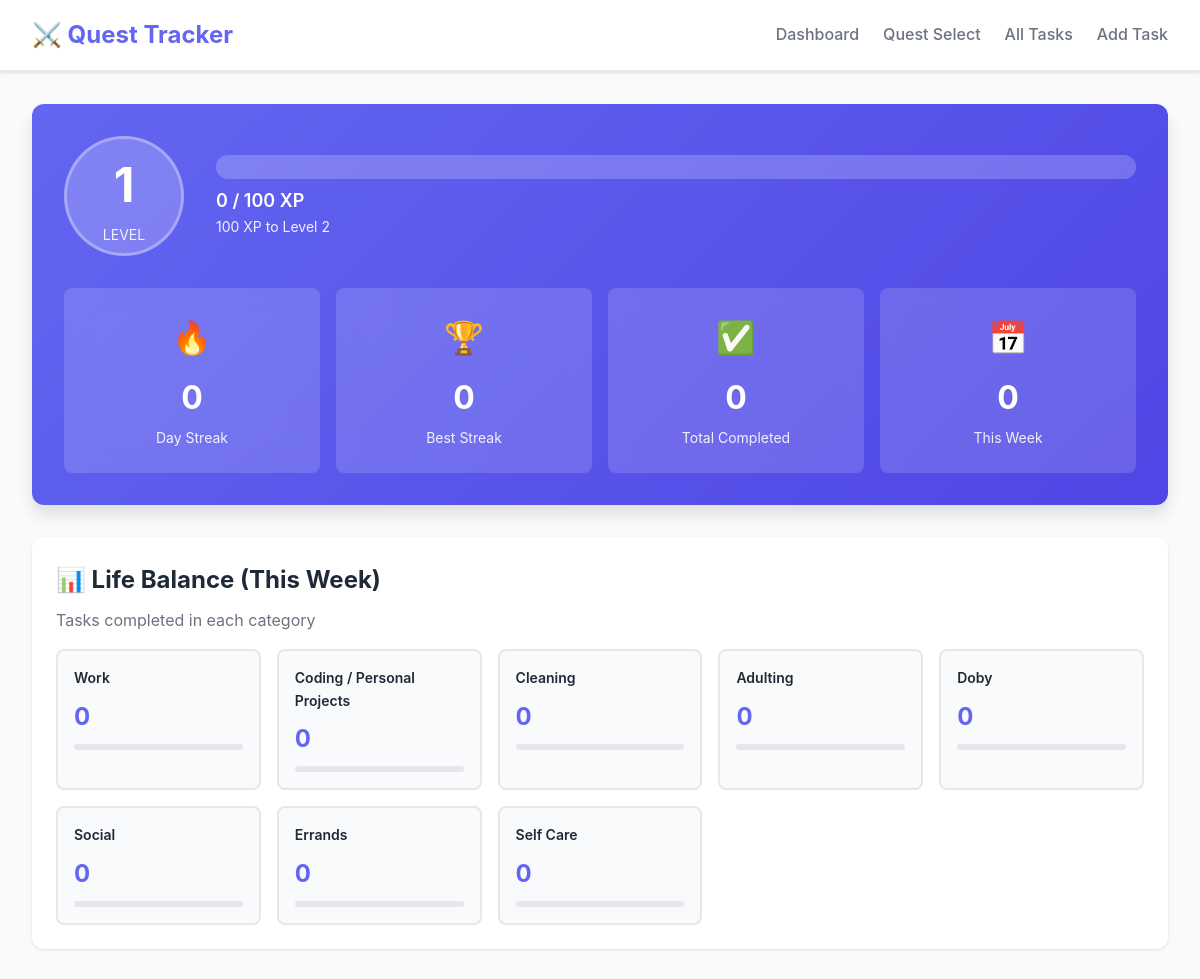
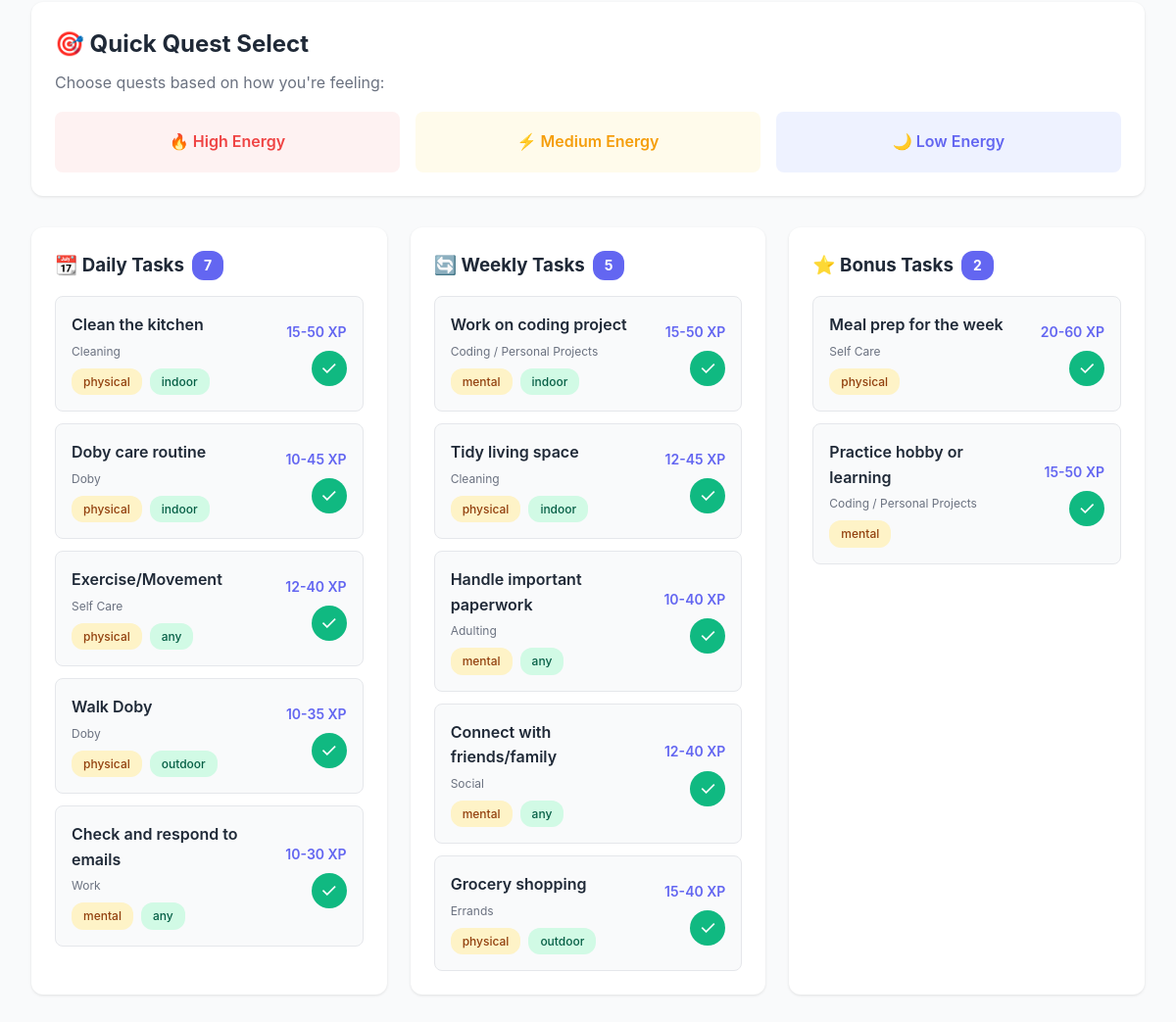
The page / on the database its author committed (2 pictures, top to bottom).
### tables this page shows
CREATE TABLE tasks (
                id INTEGER PRIMARY KEY AUTOINCREMENT,
                title TEXT NOT NULL,
                task_type TEXT NOT NULL,
                category TEXT,
                effort_type TEXT,
                location_type TEXT,
                
                high_description TEXT,
                high_points INTEGER NOT NULL,
                
                medium_description TEXT,
                medium_points INTEGER NOT NULL,
                
                low_description TEXT,
                low_points INTEGER NOT NULL,
                
                is_active INTEGER DEFAULT 1,
                created_at TEXT DEFAULT CURRENT_TIMESTAMP
            );

### app.py (the view)
@app.route('/')
def dashboard():
    progress = get_user_progress()
    xp_needed = xp_for_next_level(progress['total_xp'])
    xp_progress_percent = ((progress['total_xp'] % 100) / 100) * 100
    daily_tasks = get_tasks(task_type='daily')
    weekly_tasks = get_tasks(task_type='weekly')
    bonus_tasks = get_tasks(task_type='bonus')
    todays_completions = get_todays_completions()
    weekly_stats = get_weekly_stats()
    category_stats = get_category_stats()
    return render_template('dashboard.html',
                           progress=progress,
                           xp_needed=xp_needed,
                           xp_progress_percent=xp_progress_percent,
                           daily_tasks=daily_tasks,
                           weekly_tasks=weekly_tasks,
                           bonus_tasks=bonus_tasks,
                           todays_completions=todays_completions,
                           weekly_stats=weekly_stats,
                           category_stats=category_stats,
                           categories=CATEGORIES)

### database.py (called while the page is built, shortened)
@contextmanager
def get_db():
    conn = sqlite3.connect(DATABASE)
    conn.row_factory = sqlite3.Row
    try:
        yield conn
        conn.commit()
    except Exception as e:
        conn.rollback()
        raise e
    finally:
        conn.close()

def get_user_progress():
    with get_db() as conn:
        cursor = conn.cursor()
        cursor.execute('SELECT * FROM user_progress WHERE id = 1')
        return dict(cursor.fetchone())

def calculate_level(xp):
    return max(1, (xp // 100) + 1)

def xp_for_next_level(current_xp):
    current_level = calculate_level(current_xp)
    next_level_xp = current_level * 100
    return next_level_xp - current_xp

def get_tasks(task_type=None, category=None, filters=None):
    with get_db() as conn:
        cursor = conn.cursor()
        query = 'SELECT * FROM tasks WHERE is_active = 1'
        params = []
        if task_type:
            query += ' AND task_type = ?'
            params.append(task_type)
        if category:
            query += ' AND category = ?'
            params.append(category)
        query += ' ORDER BY high_points DESC'
        cursor.execute(query, params)
        return [dict(row) for row in cursor.fetchall()]

def get_todays_completions():
    with get_db() as conn:
        cursor = conn.cursor()
        today = datetime.now().date().isoformat()
        cursor.execute('''
            SELECT tc.*, t.title, t.category
            FROM task_completions tc
            JOIN tasks t ON tc.task_id = t.id
            WHERE DATE(tc.completed_at) = ?
            ORDER BY tc.completed_at DESC
        ''', (today,))
        return [dict(row) for row in cursor.fetchall()]

def get_weekly_stats():
    with get_db() as conn:
        cursor = conn.cursor()
        today = datetime.now()
        week_start = (today - timedelta(days=today.weekday())).date()
        cursor.execute('''
            SELECT COUNT(*) as completions, SUM(points_earned) as points
            FROM task_completions
            WHERE DATE(completed_at) >= ?
        ''', (week_start.isoformat(),))
        return dict(cursor.fetchone())

### templates/dashboard.html (shortened to what this page needs)
{% extends "base.html" %}
{% block content %}
<div class="dashboard">
    <div class="progress-section">
        <div class="level-card">
            <div class="level-badge">
                <span class="level-number">{{ progress.current_level }}</span>
                <span class="level-label">Level</span>
            </div>
            <div class="xp-container">
                <div class="xp-bar-bg">
                </div>
                <div class="xp-text">{{ progress.total_xp % 100 }} / 100 XP</div>
                <div class="xp-next">{{ xp_needed }} XP to Level {{ progress.current_level + 1 }}</div>
            </div>
        </div>
        <div class="stats-grid">
            <div class="stat-card">
                <div class="stat-icon">🔥</div>
                <div class="stat-value">{{ progress.current_streak }}</div>
                <div class="stat-label">Day Streak</div>
            </div>
            <div class="stat-card">
                <div class="stat-icon">🏆</div>
                <div class="stat-value">{{ progress.longest_streak }}</div>
                <div class="stat-label">Best Streak</div>
            </div>
            <div class="stat-card">
                <div class="stat-icon">✅</div>
                <div class="stat-value">{{ progress.tasks_completed }}</div>
                <div class="stat-label">Total Completed</div>
            </div>
            <div class="stat-card">
                <div class="stat-icon">📅</div>
                <div class="stat-value">{{ weekly_stats.completions or 0 }}</div>
                <div class="stat-label">This Week</div>
            </div>
        </div>
    </div>
    <div class="category-section">
        <h2>📊 Life Balance (This Week)</h2>
        <p class="subtitle">Tasks completed in each category</p>
        <div class="category-grid">
            {% for category in categories %}
            <div class="category-card">
                <div class="category-name">{{ category }}</div>
                <div class="category-count">{{ category_stats.get(category, 0) }}</div>
                <div class="category-bar-bg">
                    {% set max_count = category_stats.values()|max if category_stats.values()|list else 1 %}
                    {% set percentage = (category_stats.get(category, 0) / max_count * 100) if max_count > 0 else 0 %}
                </div>
            </div>
            {% endfor %}
        </div>
    </div>
    <div class="quick-select">
        <h2>🎯 Quick Quest Select</h2>
        <p class="subtitle">Choose quests based on how you're feeling:</p>
        <div class="mood-buttons">
            <a href="{{ url_for('quest_select') }}?energy=high" class="mood-btn high-energy">
                🔥 High Energy
            </a>
            <a href="{{ url_for('quest_select') }}?energy=medium" class="mood-btn medium-energy">
                ⚡ Medium Energy
            </a>
            <a href="{{ url_for('quest_select') }}?energy=low" class="mood-btn low-energy">
                🌙 Low Energy
            </a>
        </div>
    </div>
    <div class="tasks-overview">
        <div class="task-category">
            <h3>📆 Daily Tasks <span class="task-count">{{ daily_tasks|length }}</span></h3>
            <div class="task-list">
                {% for task in daily_tasks[:5] %}
                <div class="task-item">
                    <div class="task-info">
                        <div class="task-title">{{ task.title }}</div>
                        <div class="task-subtitle">{{ task.category }}</div>
                        <div class="task-tags">
                            {% if task.effort_type %}
                            <span class="tag tag-effort">{{ task.effort_type }}</span>
                            {% endif %}
                            {% if task.location_type %}
                            <span class="tag tag-location">{{ task.location_type }}</span>
                            {% endif %}
                        </div>
                    </div>
                    <div class="task-actions">
                        <span class="task-points-range">{{ task.low_points }}-{{ task.high_points }} XP</span>
                        <a href="{{ url_for('task_detail', task_id=task.id) }}" class="btn-complete">✓</a>
                    </div>
                </div>
                {% endfor %}
            </div>
        </div>
        <div class="task-category">
            <h3>🔄 Weekly Tasks <span class="task-count">{{ weekly_tasks|length }}</span></h3>
            <div class="task-list">
                {% for task in weekly_tasks[:5] %}
                <div class="task-item">
                    <div class="task-info">
                        <div class="task-title">{{ task.title }}</div>
                        <div class="task-subtitle">{{ task.category }}</div>
                        <div class="task-tags">
                            {% if task.effort_type %}
                            <span class="tag tag-effort">{{ task.effort_type }}</span>
                            {% endif %}
                            {% if task.location_type %}
                            <span class="tag tag-location">{{ task.location_type }}</span>
                            {% endif %}
                        </div>
                    </div>
                    <div class="task-actions">
                        <span class="task-points-range">{{ task.low_points }}-{{ task.high_points }} XP</span>
                        <a href="{{ url_for('task_detail', task_id=task.id) }}" class="btn-complete">✓</a>
                    </div>
                </div>
                {% endfor %}
            </div>
        </div>
        <div class="task-category">
            <h3>⭐ Bonus Tasks <span class="task-count">{{ bonus_tasks|length }}</span></h3>
            <div class="task-list">
                {% for task in bonus_tasks[:5] %}
                <div class="task-item">
                    <div class="task-info">
                        <div class="task-title">{{ task.title }}</div>
                        <div class="task-subtitle">{{ task.category }}</div>
                        <div class="task-tags">
                            {% if task.effort_type %}
                            <span class="tag tag-effort">{{ task.effort_type }}</span>
                            {% endif %}
                        </div>
                    </div>
                    <div class="task-actions">
                        <span class="task-points-range">{{ task.low_points }}-{{ task.high_points }} XP</span>
                        <a href="{{ url_for('task_detail', task_id=task.id) }}" class="btn-complete">✓</a>
                    </div>
                </div>
                {% endfor %}
            </div>
        </div>
    </div>
</div>
{% endblock %}

### templates/base.html (shortened to what this page needs)
<!DOCTYPE html>
<html lang="en">
<head>
    <link rel="stylesheet" href="{{ url_for('static', filename='css/style.css') }}">
</head>
<body>
    <nav class="navbar">
        <div class="nav-container">
            <h1 class="nav-title">⚔️ Quest Tracker</h1>
            <div class="nav-links">
                <a href="{{ url_for('dashboard') }}" class="nav-link">Dashboard</a>
                <a href="{{ url_for('quest_select') }}" class="nav-link">Quest Select</a>
                <a href="{{ url_for('tasks_view') }}" class="nav-link">All Tasks</a>
                <a href="{{ url_for('add_task_view') }}" class="nav-link">Add Task</a>
            </div>
        </div>
    </nav>
    <main class="container">
        {% block content %}{% endblock %}
    </main>
</body>
</html>

### rows shown on the page
tasks: title "Clean the kitchen", category "Cleaning", effort_type "physical", location_type "indoor", low_points "15", high_points "50"
tasks: title "Doby care routine", category "Doby", effort_type "physical", location_type "indoor", low_points "10", high_points "45"
tasks: title "Exercise/Movement", category "Self Care", effort_type "physical", location_type "any", low_points "12", high_points "40"
tasks: title "Walk Doby", category "Doby", effort_type "physical", location_type "outdoor", low_points "10", high_points "35"
tasks: title "Check and respond to emails", category "Work", effort_type "mental", location_type "any", low_points "10", high_points "30"
tasks: title "Work on coding project", category "Coding / Personal Projects", effort_type "mental", location_type "indoor", low_points "15", high_points "50"
tasks: title "Tidy living space", category "Cleaning", effort_type "physical", location_type "indoor", low_points "12", high_points "45"
tasks: title "Handle important paperwork", category "Adulting", effort_type "mental", location_type "any", low_points "10", high_points "40"
tasks: title "Connect with friends/family", category "Social", effort_type "mental", location_type "any", low_points "12", high_points "40"
tasks: title "Grocery shopping", category "Errands", effort_type "physical", location_type "outdoor", low_points "15", high_points "40"
tasks: title "Meal prep for the week", category "Self Care", effort_type "physical", low_points "20", high_points "60"
tasks: title "Practice hobby or learning", category "Coding / Personal Projects", effort_type "mental", low_points "15", high_points "50"

### other values the page prints
{{ progress.current_level }} "1"
{{ progress.total_xp % 100 }} "0"
{{ xp_needed }} "100"
{{ progress.current_level + 1 }} "2"
{{ progress.current_streak }} "0"
{{ progress.longest_streak }} "0"
{{ progress.tasks_completed }} "0"
{{ weekly_stats.completions or 0 }} "0"
{{ category }} "Work" "Coding / Personal Projects" "Cleaning" "Adulting" "Doby" "Social" "Errands" "Self Care"
{{ category_stats.get(category, 0) }} "0" "0" "0" "0" "0" "0" "0" "0"
{{ daily_tasks|length }} "7"
{{ weekly_tasks|length }} "5"
{{ bonus_tasks|length }} "2"
